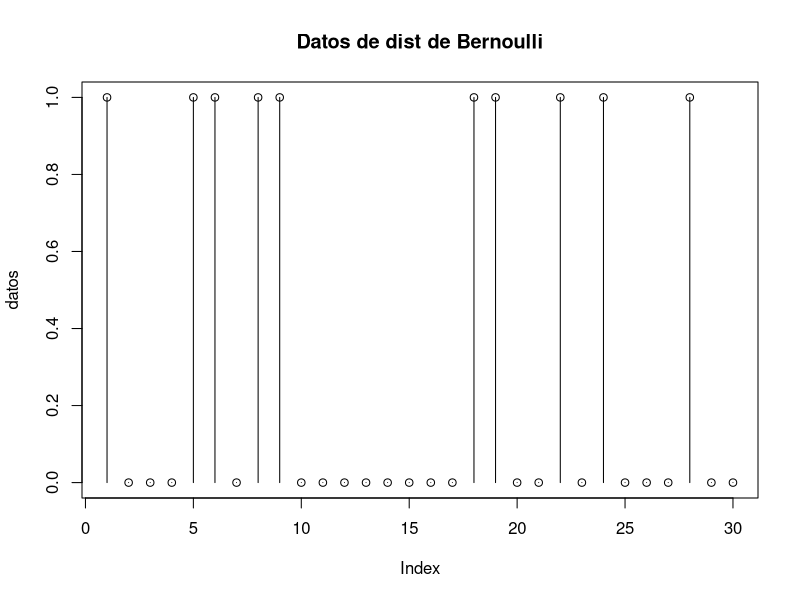
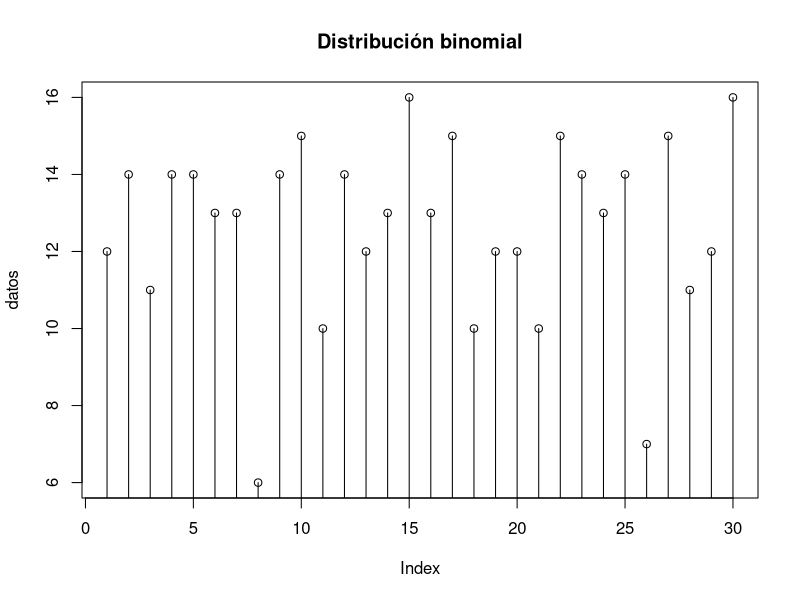
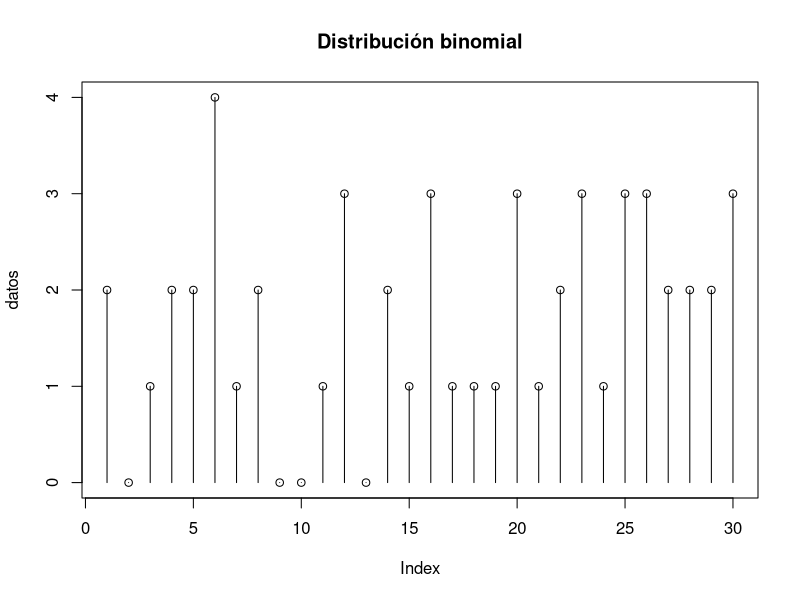
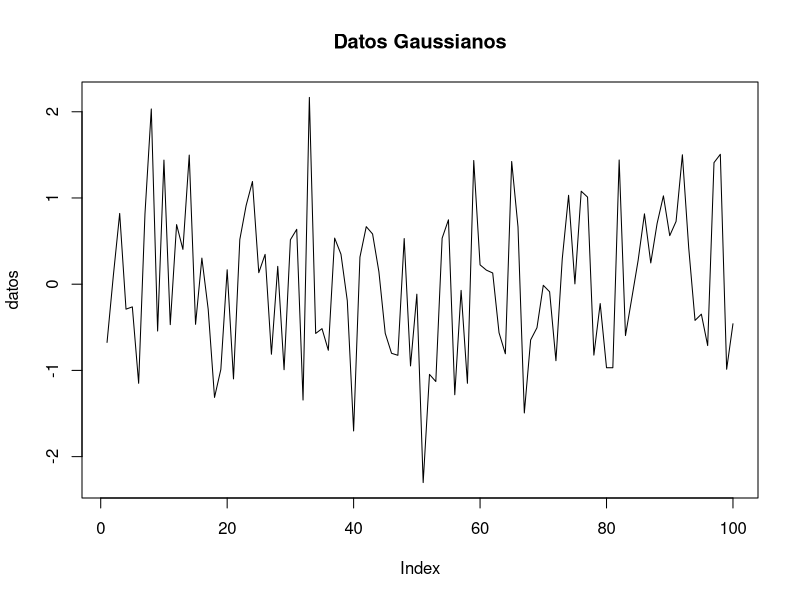
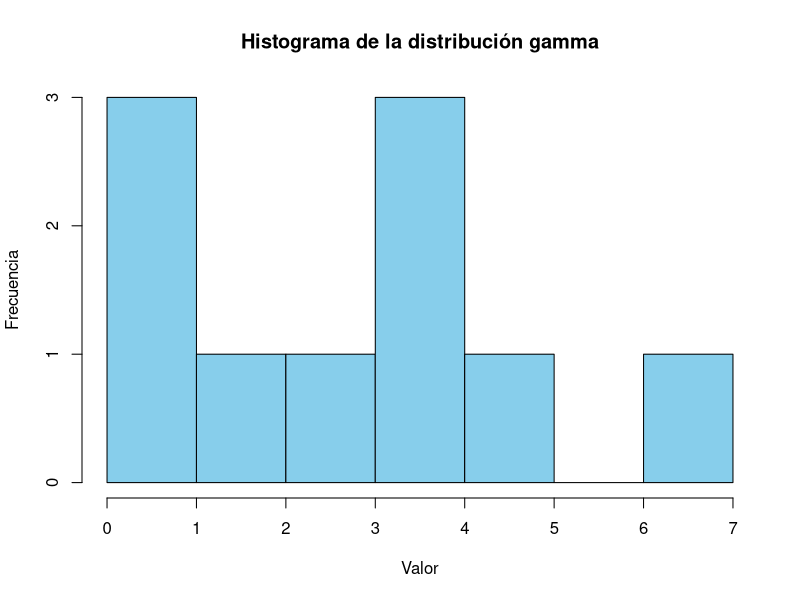

Recreate these plots in R, in order.
## ---- chunk 1
knitr::opts_chunk$set(echo = TRUE)
## ---- chunk 2
# Sacamos una muestra de 30 datos Bernoulli y graficamos
datos <- rbinom(n=30, size=1, prob=0.3)
plot(datos, type="h", main="Datos de dist de Bernoulli")
points(datos)
## ---- chunk 3
datos <- rbinom(30, size=20, prob=0.6)
plot(datos, type="h", main= "Distribución binomial")
points(datos)
## ---- chunk 4
datos <- rbinom(30, size=20, prob=0.1)
plot(datos, type="h", main= "Distribución binomial")
points(datos)
## ---- chunk 5
# se utiliza para modelar la cantidad de eventos que ocurren en un intervalo de tiempo o espacio fijo si estos eventos ocurren con una tasa media constante y de manera independiente.
lambda <- 3
n <- 100
poisson_result <- rpois(n, lambda)
print(poisson_result)
## ---- chunk 6
#representa el número de fracasos antes del primer éxito en una secuencia de ensayos de Bernoulli.
p <- 0.3
n <- 100
geometric_result <- rgeom(n, p)
geometric_result
## ---- chunk 7
#La distribución uniforme discreta asigna igual probabilidad a todos los valores enteros dentro de un rango especificado. Sus parámetros clave son el mínimo y el máximo del rango.

min_value <- 1 
max_value <- 10
n <- 100
uniform_result <- sample(min_value:max_value, n, replace = TRUE)
uniform_result
## ---- chunk 8
#una distribución de probabilidad discreta que se utiliza para modelar el número de elementos de una muestra de tamaño n extraídos de una población de tamaño N que contiene M elementos de una clase particular.

hyper_data <- rhyper(nn = 10, m = 30, n = 10, k = 5)#Genera 10 valores aleatorios de la distribución hipergeométrica
hyper_data
## ---- chunk 9
datos <- rnorm(100,mean=0, sd=1)
plot(datos, type="l", main="Datos Gaussianos")
## ---- chunk 10
#La distribución uniforme continua es una distribución de probabilidad en la que todos los valores posibles tienen la misma probabilidad de ocurrencia dentro de un intervalo.

ejem_DUC <- runif(n = 10, min = 0, max = 1)
print(ejem_DUC)
## ---- chunk 11
#se utiliza para modelar el tiempo entre eventos que ocurren de manera aleatoria e independiente a una tasa constante.

set.seed(123)
datos_exponenciales <- rexp(n = 10, rate = 0.5)
datos_exponenciales
## ---- chunk 12
# La distribución Rayleigh se utiliza para modelar la magnitud de una variable aleatoria que es la suma de dos variables aleatorias independientes con distribución normal.

set.seed(123)
n <- 100 #es el número de valores aleatorios a generar
sigma <- 2 #el parámetro de escala de la distribución Rayleigh
datos_rayleigh <- rweibull(n,shape = 2, scale = sigma)#shape es el parámetro de forma
datos_rayleigh
## ---- chunk 13
#La distribución gamma se utiliza para modelar el tiempo de espera hasta que se produzcan un número determinado de eventos que ocurren de manera aleatoria e independiente a una tasa constante.

DG <- rgamma(n = 10, shape = 2, rate = 0.5)
DG
hist(DG, main="Histograma de la distribución gamma", xlab="Valor", ylab="Frecuencia", col="skyblue")
